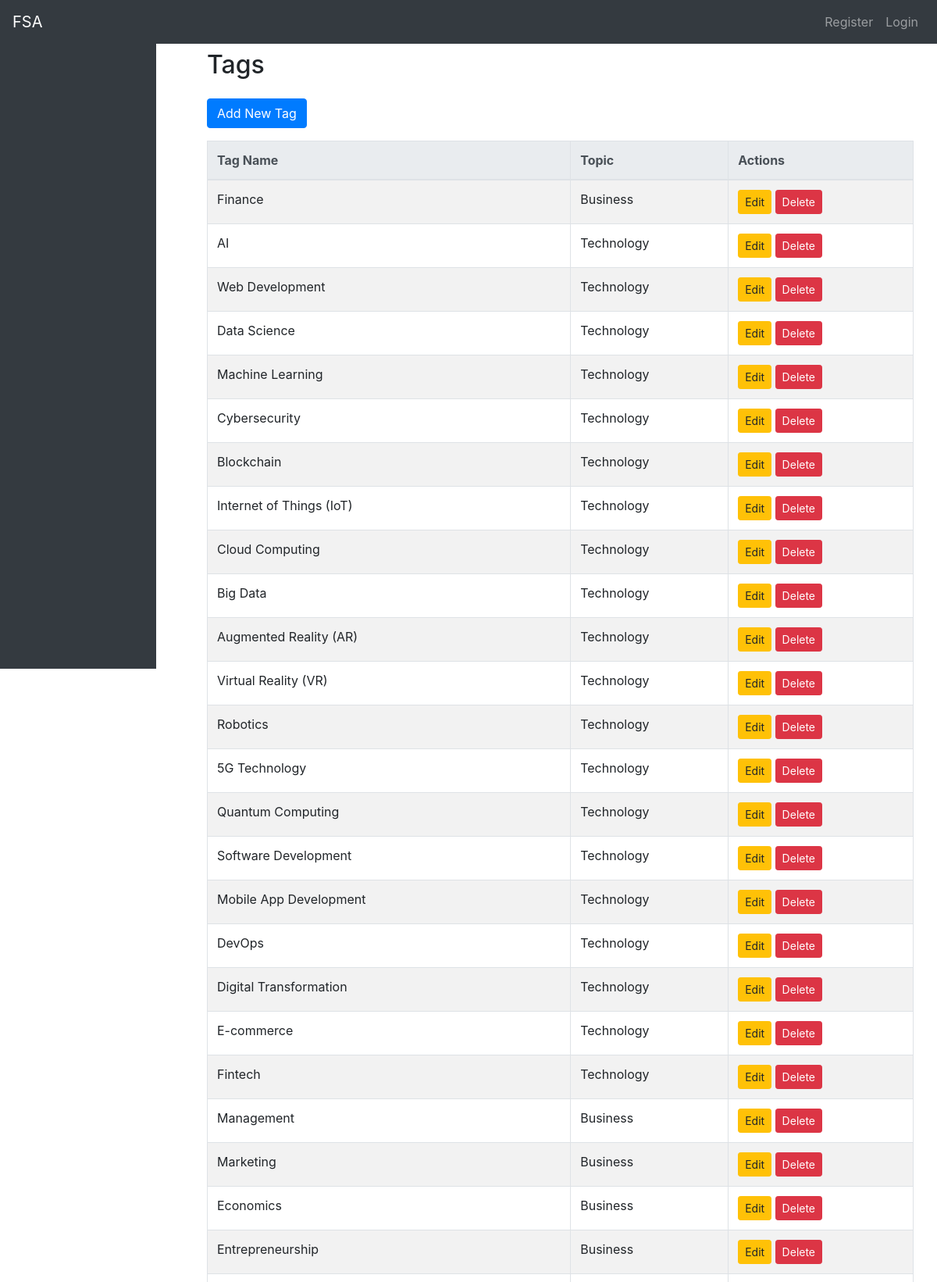
Screenshot of /course/tags/ (upper part) with the database file from the repository.
### course/models.py (models this page shows, shortened)
class Tag(models.Model):
    name = models.CharField(max_length=255)
    topic = models.ForeignKey(Topic, on_delete=models.CASCADE, related_name='tag_set')  # Change 'tags' to 'tag_set'
    class Meta:
        unique_together = ('name', 'topic')

class Topic(models.Model):
    name = models.CharField(max_length=255, unique=True)

### course/views.py (the view)
# urls.py: path('tags/', views.tag_list, name='tag_list'),
def tag_list(request):
    module_groups = ModuleGroup.objects.all()
    tags = Tag.objects.all()
    return render(request, 'topic-tag/tag_list.html', {'tags': tags, 'module_groups': module_groups,})

### course/templates/topic-tag/tag_list.html
{% extends 'base.html' %}
{% block content %}
<h2 class="mb-4">Tags</h2>
<a href="{% url 'course:tag_add' %}" class="btn btn-primary mb-3">Add New Tag</a>
<div class="table-responsive">
    <table class="table table-striped table-bordered">
        <thead class="thead-light">
            <tr>
                <th>Tag Name</th>
                <th>Topic</th>
                <th>Actions</th>
            </tr>
        </thead>
        <tbody>
            {% for tag in tags %}
                <tr>
                    <td>{{ tag.name }}</td>
                    <td>{{ tag.topic.name }}</td>
                    <td>
                        <a href="{% url 'course:tag_edit' tag.pk %}" class="btn btn-warning btn-sm">Edit</a>
                        <a href="{% url 'course:tag_delete' tag.pk %}" class="btn btn-danger btn-sm" onclick="return confirm('Are you sure you want to delete this tag?');">Delete</a>
                    </td>
                </tr>
            {% endfor %}
        </tbody>
    </table>
</div>
{% endblock %}

### rows the page displays
Tag: name "Finance", topic.name "Business"
Tag: name "AI", topic.name "Technology"
Tag: name "Web Development", topic.name "Technology"
Tag: name "Data Science", topic.name "Technology"
Tag: name "Machine Learning", topic.name "Technology"
Tag: name "Cybersecurity", topic.name "Technology"
Tag: name "Blockchain", topic.name "Technology"
Tag: name "Internet of Things (IoT)", topic.name "Technology"
Tag: name "Cloud Computing", topic.name "Technology"
Tag: name "Big Data", topic.name "Technology"
Tag: name "Augmented Reality (AR)", topic.name "Technology"
Tag: name "Virtual Reality (VR)", topic.name "Technology"
Tag: name "Robotics", topic.name "Technology"
Tag: name "5G Technology", topic.name "Technology"
Tag: name "Quantum Computing", topic.name "Technology"
Tag: name "Software Development", topic.name "Technology"
Tag: name "Mobile App Development", topic.name "Technology"
Tag: name "DevOps", topic.name "Technology"
Tag: name "Digital Transformation", topic.name "Technology"
Tag: name "E-commerce", topic.name "Technology"
Tag: name "Fintech", topic.name "Technology"
Tag: name "Management", topic.name "Business"
Tag: name "Marketing", topic.name "Business"
Tag: name "Economics", topic.name "Business"
Tag: name "Entrepreneurship", topic.name "Business"
